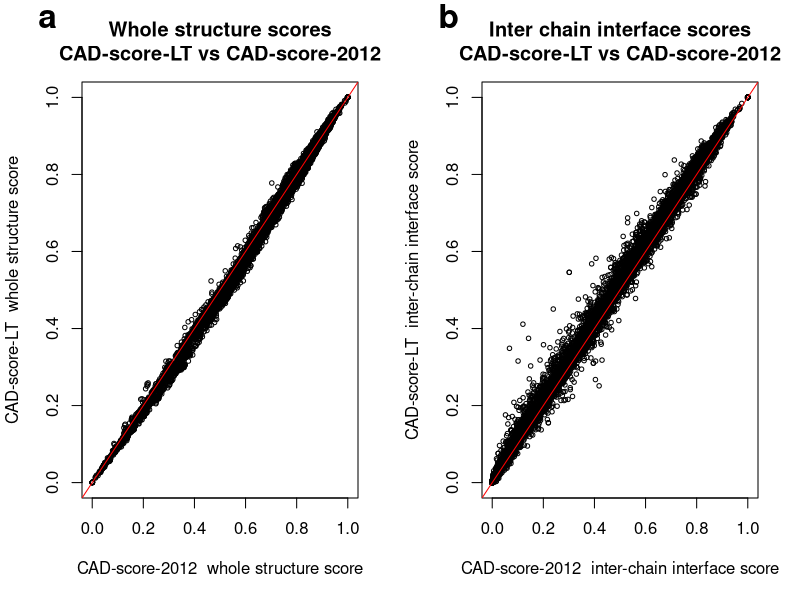
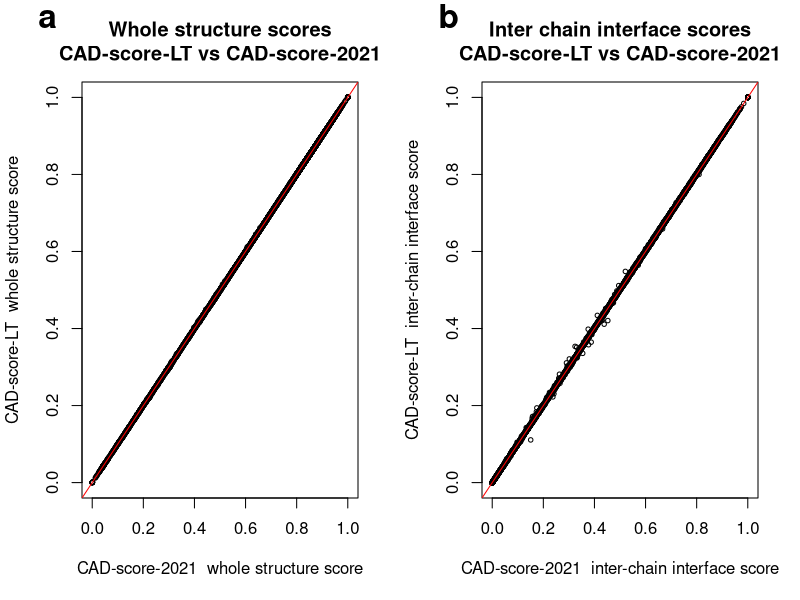
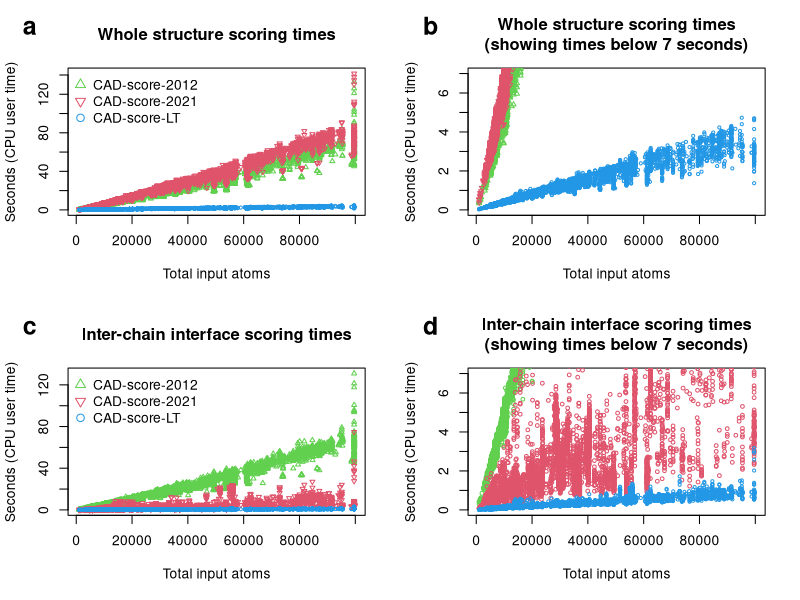
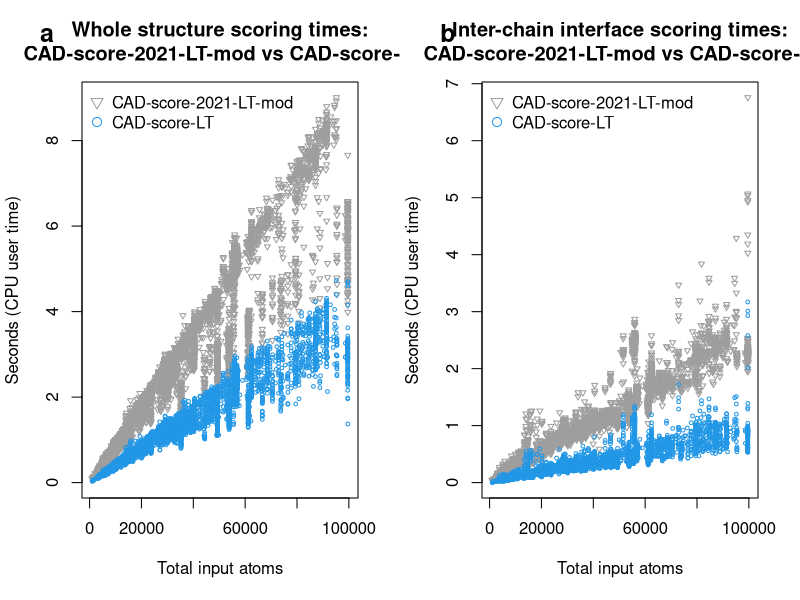

The R source for these figures, in order:
#!/bin/bash

df=read.table("comparison_of_cadscore_versions.tsv", header=TRUE, stringsAsFactors=FALSE);

name_CADscore2012="CAD-score-2012";
name_CADscore2021="CAD-score-2021";
name_CADscoreLT="CAD-score-LT";

name_CADscore2012_global=paste(name_CADscore2012, " whole structure score");
name_CADscore2021_global=paste(name_CADscore2021, " whole structure score");
name_CADscoreLT_global=paste(name_CADscoreLT, " whole structure score");

name_CADscore2012_iface=paste(name_CADscore2012, " inter-chain interface score");
name_CADscore2021_iface=paste(name_CADscore2021, " inter-chain interface score");
name_CADscoreLT_iface=paste(name_CADscoreLT, " inter-chain interface score");

#######################################

options(scipen=8);

#######################################

png("./plot_comparing_CADscoreLT_vs_CADscore2012_scores.png", height=4.5, width=9.0, units="in", res=100);
par(mfrow=c(1, 2));

plot(df$CADscore2012_global_score, df$CADscoreLT_global_score, cex=0.6,
  xlab=name_CADscore2012_global, ylab=name_CADscoreLT_global, main=paste0("Whole structure scores\n", name_CADscoreLT, " vs ", name_CADscore2012));
abline(0, 1, col="red");
mtext("a", side=3, adj=-0.17, line=2.5, cex=2.0, font=2);

plot(df$CADscore2012_iface_score, df$CADscoreLT_iface_score, cex=0.6,
  xlab=name_CADscore2012_iface, ylab=name_CADscoreLT_iface, main=paste0("Inter chain interface scores\n", name_CADscoreLT, " vs ", name_CADscore2012));
abline(0, 1, col="red");
mtext("b", side=3, adj=-0.17, line=2.5, cex=2.0, font=2);

dev.off();

#######################################

png("./plot_comparing_CADscoreLT_vs_CADscore2021_scores.png", height=4.5, width=9.0, units="in", res=100);
par(mfrow=c(1, 2));

plot(df$CADscore2021_global_score, df$CADscoreLT_global_score, cex=0.6,
  xlab=name_CADscore2021_global, ylab=name_CADscoreLT_global, main=paste0("Whole structure scores\n", name_CADscoreLT, " vs ", name_CADscore2021));
abline(0, 1, col="red");
mtext("a", side=3, adj=-0.17, line=2.5, cex=2.0, font=2);

plot(df$CADscore2021_iface_score, df$CADscoreLT_iface_score, cex=0.6,
  xlab=name_CADscore2021_iface, ylab=name_CADscoreLT_iface, main=paste0("Inter chain interface scores\n", name_CADscoreLT, " vs ", name_CADscore2021));
abline(0, 1, col="red");
mtext("b", side=3, adj=-0.17, line=2.5, cex=2.0, font=2);

dev.off();

#######################################

col_CADscore2012=palette()[3];
col_CADscore2021=palette()[2];
col_CADscoreLT=palette()[4];
col_CADscore2021modLT=palette()[8];

#######################################

png("./plot_comparing_times_of_CADscore_versions.png", height=7.0, width=7.0, units="in", res=100);
par(mfrow=c(2, 2));

plot(x=c(min(df$total_input_atoms), max(df$total_input_atoms)), y=c(0, max(c(df$CADscore2012_global_time, df$CADscore2021_global_time, df$CADscoreLT_global_time))), type="n",
  xlab="Total input atoms", ylab="Seconds (CPU user time)", main="Whole structure scoring times");
points(x=df$total_input_atoms, y=df$CADscore2012_global_time, col=col_CADscore2012, cex=0.6, pch=2);
points(x=df$total_input_atoms, y=df$CADscore2021_global_time, col=col_CADscore2021, cex=0.6, pch=6);
points(x=df$total_input_atoms, y=df$CADscoreLT_global_time, col=col_CADscoreLT, cex=0.5, pch=1);
legend("topleft", legend=c("CAD-score-2012", "CAD-score-2021", "CAD-score-LT"), col=c(col_CADscore2012, col_CADscore2021, col_CADscoreLT), bty="n", pch=c(2, 6, 1), pt.cex=1.2);
mtext("a", side=3, adj=-0.16, line=1.8, cex=1.5, font=2);

plot(x=c(min(df$total_input_atoms), max(df$total_input_atoms)), y=c(0, 7), type="n",
  xlab="Total input atoms", ylab="Seconds (CPU user time)", main="Whole structure scoring times\n(showing times below 7 seconds)");
points(x=df$total_input_atoms, y=df$CADscore2012_global_time, col=col_CADscore2012, cex=0.6, pch=2);
points(x=df$total_input_atoms, y=df$CADscore2021_global_time, col=col_CADscore2021, cex=0.6, pch=6);
points(x=df$total_input_atoms, y=df$CADscoreLT_global_time, col=col_CADscoreLT, cex=0.5, pch=1);
mtext("b", side=3, adj=-0.16, line=1.8, cex=1.5, font=2);

plot(x=c(min(df$total_input_atoms), max(df$total_input_atoms)), y=c(0, max(c(df$CADscore2012_iface_time, df$CADscore2021_iface_time, df$CADscoreLT_iface_time))), type="n",
  xlab="Total input atoms", ylab="Seconds (CPU user time)", main="Inter-chain interface scoring times");
points(x=df$total_input_atoms, y=df$CADscore2012_iface_time, col=col_CADscore2012, cex=0.6, pch=2);
points(x=df$total_input_atoms, y=df$CADscore2021_iface_time, col=col_CADscore2021, cex=0.6, pch=6);
points(x=df$total_input_atoms, y=df$CADscoreLT_iface_time, col=col_CADscoreLT, cex=0.5, pch=1);
legend("topleft", legend=c("CAD-score-2012", "CAD-score-2021", "CAD-score-LT"), col=c(col_CADscore2012, col_CADscore2021, col_CADscoreLT), bty="n", pch=c(2, 6, 1), pt.cex=1.2);
mtext("c", side=3, adj=-0.16, line=1.8, cex=1.5, font=2);

plot(x=c(min(df$total_input_atoms), max(df$total_input_atoms)), y=c(0, 7), type="n",
  xlab="Total input atoms", ylab="Seconds (CPU user time)", main="Inter-chain interface scoring times\n(showing times below 7 seconds)");
points(x=df$total_input_atoms, y=df$CADscore2012_iface_time, col=col_CADscore2012, cex=0.6);
points(x=df$total_input_atoms, y=df$CADscore2021_iface_time, col=col_CADscore2021, cex=0.6);
points(x=df$total_input_atoms, y=df$CADscoreLT_iface_time, col=col_CADscoreLT, cex=0.5);
mtext("d", side=3, adj=-0.16, line=1.8, cex=1.5, font=2);

dev.off();

#######################################

png("./plot_comparing_times_of_CADscore_LT_and_JS_LT_versions.png", height=5.0, width=10.0, units="in", res=100);
par(mfrow=c(1, 2));

plot(x=c(min(df$total_input_atoms), max(df$total_input_atoms)), y=c(0, max(c(df$CADscore2021_LT_global_time, df$CADscoreLT_global_time))), type="n",
  xlab="Total input atoms", ylab="Seconds (CPU user time)", main="Whole structure scoring times:\n CAD-score-2021-LT-mod vs CAD-score-LT");
points(x=df$total_input_atoms, y=df$CADscore2021_LT_global_time, col=col_CADscore2021modLT, cex=0.6, pch=6);
points(x=df$total_input_atoms, y=df$CADscoreLT_global_time, col=col_CADscoreLT, cex=0.5, pch=1);
legend("topleft", legend=c("CAD-score-2021-LT-mod", "CAD-score-LT"), col=c(col_CADscore2021modLT, col_CADscoreLT), bty="n", pch=c(6, 1), pt.cex=1.2);
mtext("a", side=3, adj=-0.16, line=1.8, cex=1.5, font=2);

plot(x=c(min(df$total_input_atoms), max(df$total_input_atoms)), y=c(0, max(c(df$CADscore2021_LT_iface_time, df$CADscoreLT_iface_time))), type="n",
  xlab="Total input atoms", ylab="Seconds (CPU user time)", main="Inter-chain interface scoring times:\n CAD-score-2021-LT-mod vs CAD-score-LT");
points(x=df$total_input_atoms, y=df$CADscore2021_LT_iface_time, col=col_CADscore2021modLT, cex=0.6, pch=6);
points(x=df$total_input_atoms, y=df$CADscoreLT_iface_time, col=col_CADscoreLT, cex=0.5, pch=1);
legend("topleft", legend=c("CAD-score-2021-LT-mod", "CAD-score-LT"), col=c(col_CADscore2021modLT, col_CADscoreLT), bty="n", pch=c(6, 1), pt.cex=1.2);
mtext("b", side=3, adj=-0.16, line=1.8, cex=1.5, font=2);

dev.off();
